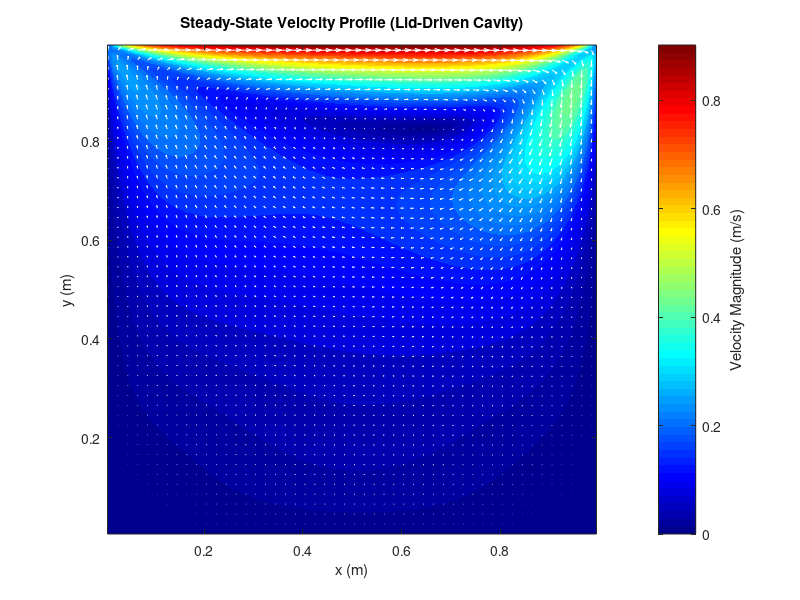
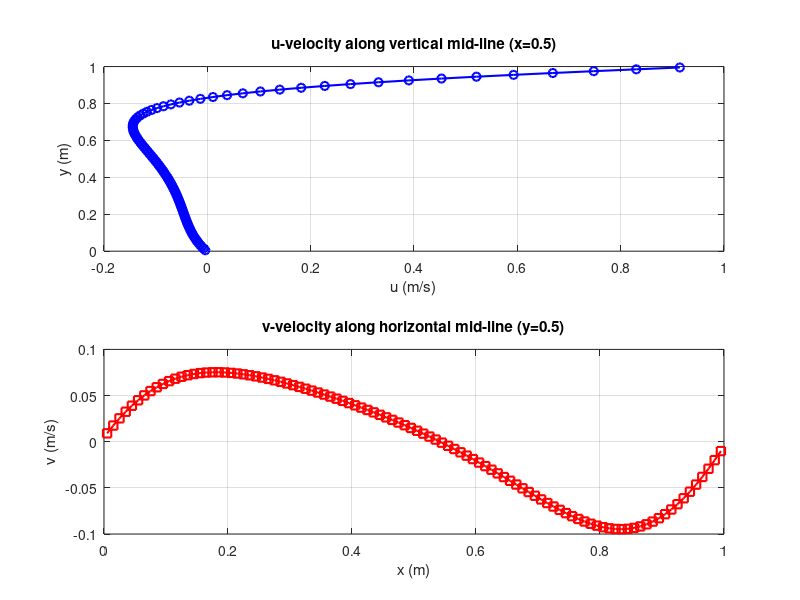

The MATLAB script that drew these images, in order:
clear; 
clc;
data = load('cavity_PISO.txt');

% Change grid size when they were altered in Fortran solver
nx = 100; 
ny = 100;

X = reshape(data(:, 1), nx, ny)';
Y = reshape(data(:, 2), nx, ny)';
U = reshape(data(:, 3), nx, ny)';
V = reshape(data(:, 4), nx, ny)';

% Calculate velocity magnitude: |V| = sqrt(u^2 + v^2)
VelMag = sqrt(U.^2 + V.^2);

% Plot 1: Velocity magnitude field 
figure; 
contourf(X, Y, VelMag, 50, 'LineStyle', 'none');
colormap(jet);
cb = colorbar;
ylabel(cb, 'Velocity Magnitude (m/s)');
hold on;

% Add vectors for direction
skip = 2;
quiver(X(1:skip:end, 1:skip:end), Y(1:skip:end, 1:skip:end), ...
       U(1:skip:end, 1:skip:end), V(1:skip:end, 1:skip:end), 1.2, 'w');

title('Steady-State Velocity Profile (Lid-Driven Cavity)');
xlabel('x (m)'); ylabel('y (m)');
axis equal tight;

% Plot 2: Benchmark mid-line profiles
figure('Color', 'w', 'Position', [950 100 500 600]);

% U-velocity along vertical mid-line (x = 0.5)
subplot(2,1,1);
mid_x = round(nx/2);
plot(U(:, mid_x), Y(:, mid_x), 'b-o', 'LineWidth', 1.5);
grid on;
title('u-velocity along vertical mid-line (x=0.5)');
xlabel('u (m/s)'); ylabel('y (m)');

% V-velocity along horizontal mid-line (y = 0.5)
subplot(2,1,2);
mid_y = round(ny/2);
plot(X(mid_y, :), V(mid_y, :), 'r-s', 'LineWidth', 1.5);
grid on;
title('v-velocity along horizontal mid-line (y=0.5)');
xlabel('x (m)'); ylabel('v (m/s)');
